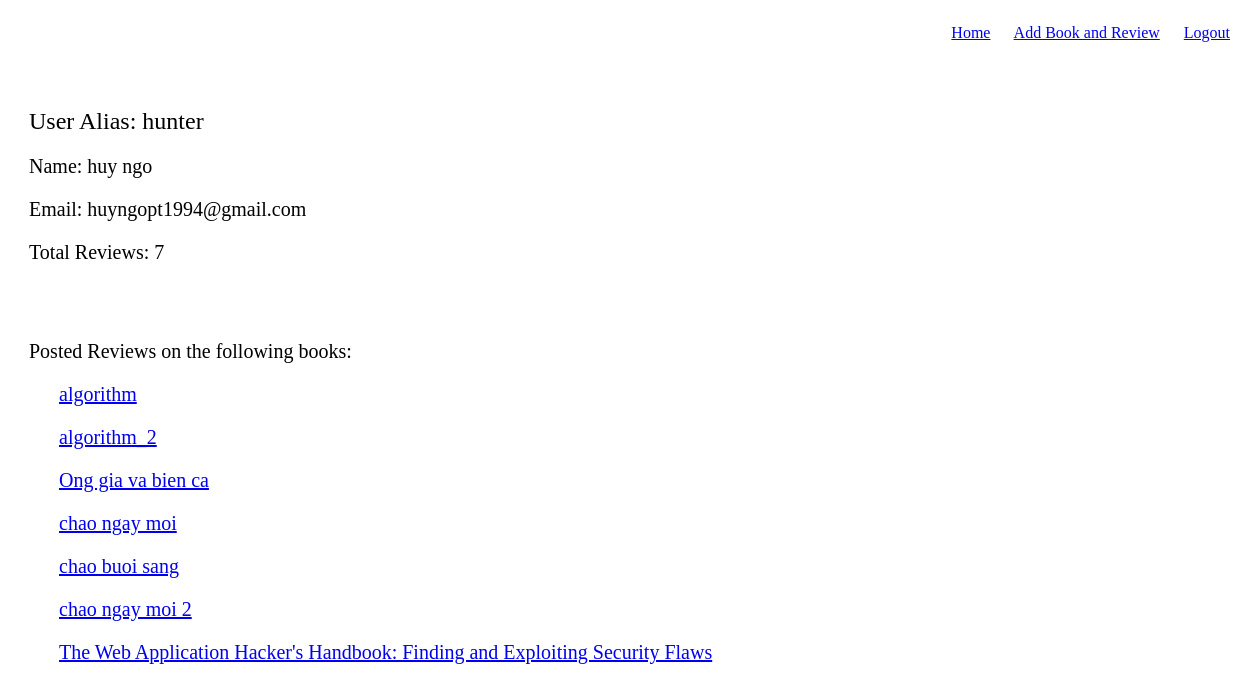
Page /users/1 (signed in) on the earlier database version.
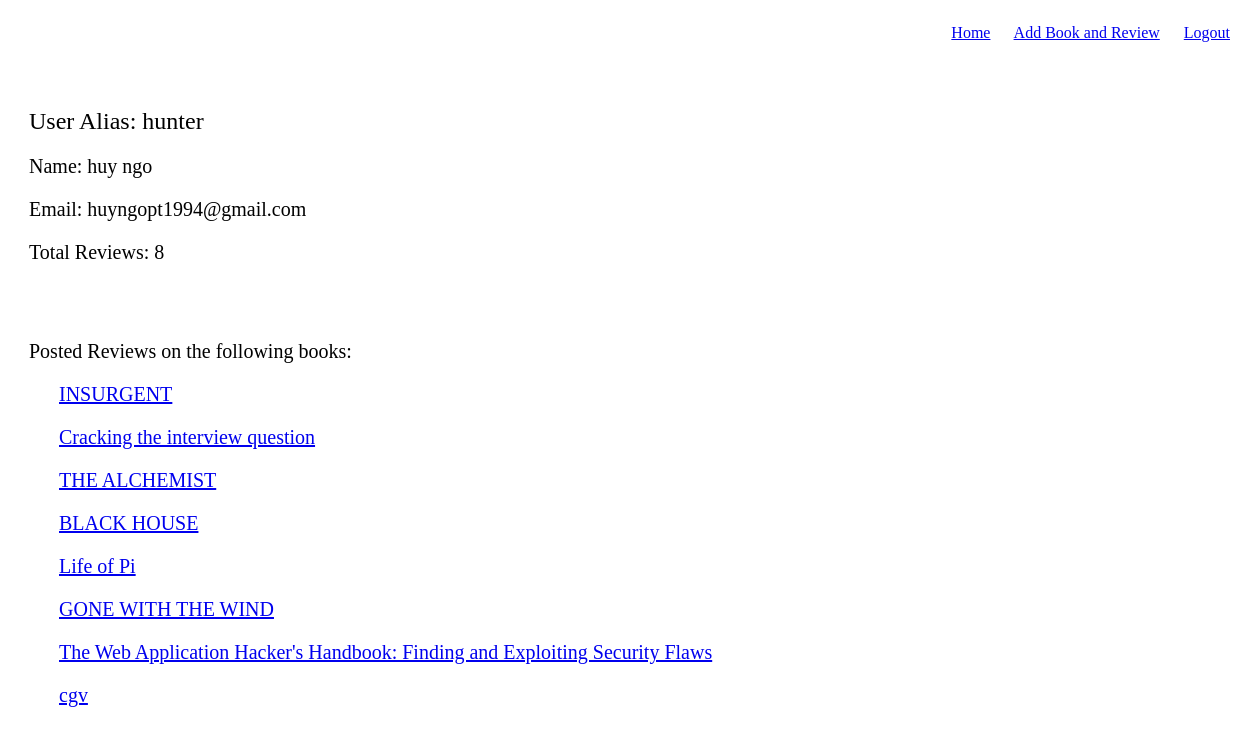
Same page on the later database version.
### main_app/models.py (models this page shows)
class Book(models.Model):
	title = models.CharField(max_length=255)
	author = models.CharField(max_length=255)
	poster = models.ForeignKey(User, related_name="uploaded_books")
	book_image = models.ImageField(upload_to='book_images/', default='book_images/no-img.jpg')
	rating = models.FloatField(default=0)
	created_at = models.DateTimeField(auto_now_add=True)

### main_app/views.py (the view)
# urls.py: url(r'^users/(?P<user_id>[1-9][0-9]*)$', views.show_user), #Get method
def show_user(request, user_id):
	if request.session.get('user_id',None) is None:
		messages.error('You should login if want to show informations')
		return redirect('/')
	else:
		user = User.objects.get(id=user_id)
		reviewed_books = user.reviews_left.all().values('book').distinct()
		books = [ Book.objects.get(id=item['book']) for item in reviewed_books ]
		total_reviews = len(books)
		return render(request, 'main_app/user.html',{'user':user,
		                                             'total_reviews': total_reviews,
		                                              'books':books})

### main_app/templates/main_app/user.html (shortened to what this page needs)
<!DOCTYPE html>
<html lang="en">
<head>
    {% load static %}
    <link rel="stylesheet" href="{% static 'main_app/css/style.css' %}">
    <link rel="stylesheet" href="{% static 'main_app/css/header.css' %}">
</head>
<body>
    <header>
        <p class="header_right">
            <a href="/">Home</a>
            <a href="/books/add">Add Book and Review</a>
            <a href="/logout">Logout</a>
        </p>
    </header>
    <main class="user_content">
        {% if request.session.user_id %}
            <h2 style="font-weight: none">User Alias: {{user.alias}}</h2>
            <p>Name: {{user.name}}</p>
            <p>Email: {{user.email}}</p>
            <p>Total Reviews: {{ total_reviews }}</p>
            <br><br>
        <p>Posted Reviews on the following books: </p>
        <div>
            {% for book in books %}
            <p>
                <a href="/books/{{book.id}}">{{book.title}}</a>
            </p>
            {% endfor %}
        </div>
        {% else %}
            <p>PLease login to access your information</p>
        {% endif %}
    </main>
</body>
</html>

Differences in the rows shown:
changed Book: title "algorithm" → "INSURGENT"
changed Book: title "algorithm_2" → "Cracking the interview question"
changed Book: title "Ong gia va bien ca" → "THE ALCHEMIST"
changed Book: title "chao ngay moi" → "BLACK HOUSE"
changed Book: title "chao buoi sang" → "Life of Pi"
changed Book: title "chao ngay moi 2" → "GONE WITH THE WIND"
now on this page (row edited): Book: title "cgv"
Other differences:
{{ total_reviews }}: "7" → "8"
